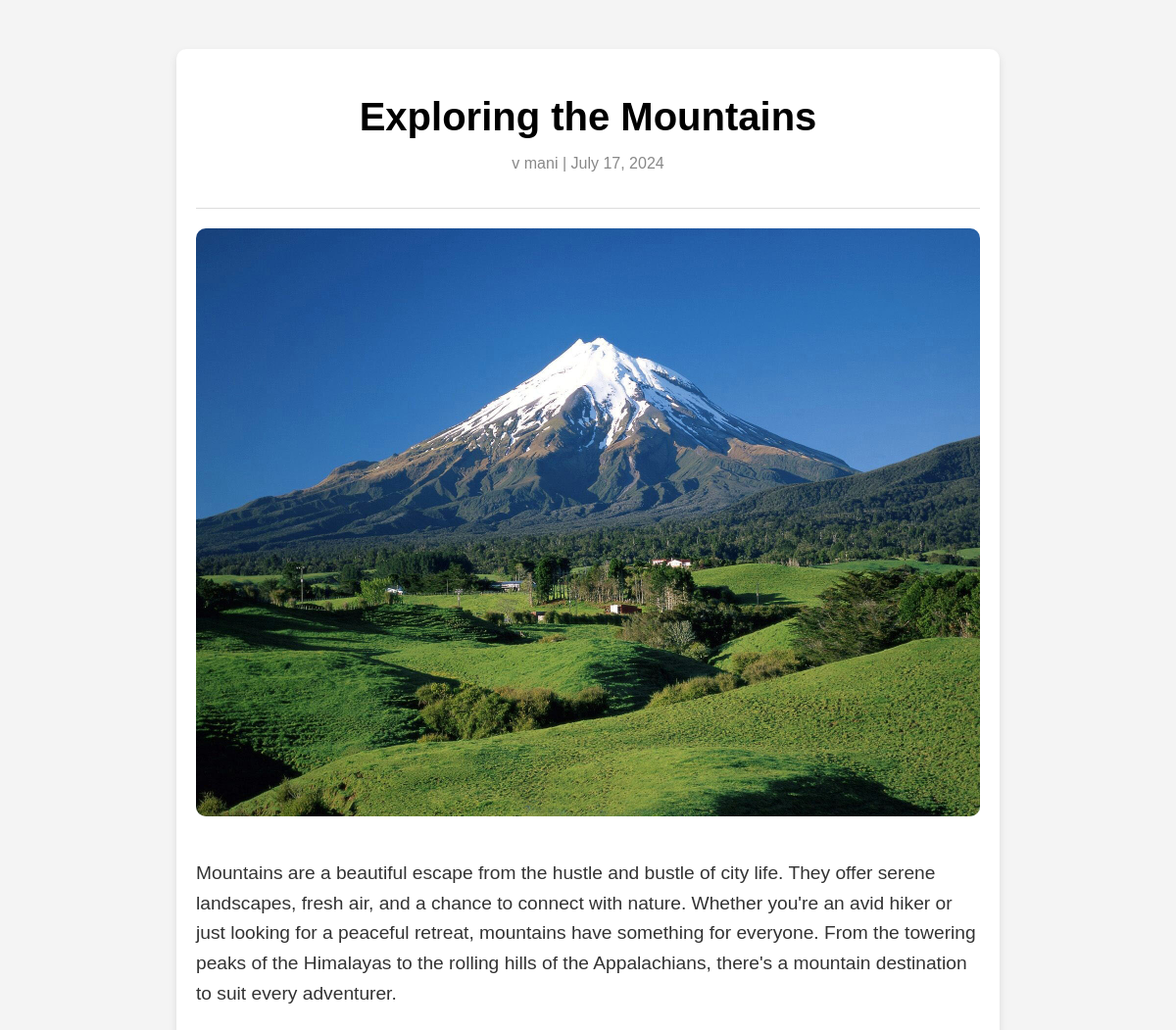
Page /posts/exploring-the-mountains on the committed database.
### blog/models.py (models this page shows)
class Post(models.Model):
    title=models.CharField(max_length=50)
    tag=models.ManyToManyField(Tag)
    author=models.ForeignKey(Author,on_delete=models.CASCADE)
    image=models.ImageField(upload_to='photos', height_field=None, width_field=None, max_length=None)
    date=models.DateField(auto_now=False, auto_now_add=False)
    content=models.TextField()
    slug=models.SlugField()
    def __str__(self):
        return self.title

class Author(models.Model):
    first_name=models.CharField(max_length=50)
    last_name=models.CharField(max_length=50)
    def name(self):
        return f'{self.first_name} {self.last_name}'
    def __str__(self) -> str:
        return self.name()

### blog/views.py (the view)
# urls.py: path('posts/<slug:slug>',views.post_details,name='post_details'),
def post_details(request,slug):
    post=Post.objects.get(slug=slug)
    print(post)
    return render(request,'blog.html',{'post':post})

### blog/templates/blog.html (shortened to what this page needs)
{% load static %}
<!DOCTYPE html>
<html lang="en">
<head>
    <link rel="stylesheet" href={% static "blog.css" %}>
</head>
<body>
    <div class="blog-container">
        <div class="blog-header">
            <h1 class="blog-title">{{post.title}}</h1>
            <p class="blog-meta">{{post.author}} | {{post.date}}</p>
        </div>
        <div class="blog-image">
            <img src={{post.image.url}} alt="Mountains">
        </div>
        <div class="blog-content">
            <p>
                {{post.content}}
            </p>
        </div>
    </div>
</body>
</html>

### blog/static/blog.css (style rules this page uses)
body { font-family: 'Arial', sans-serif; margin: 0; padding: 0; background-color: #f4f4f4; }
.blog-container { width: 90%; max-width: 800px; margin: 50px auto; background-color: white; border-radius: 10px; box-shadow: 0 4px 8px rgba(0,0,0,0.1); padding: 20px; }
.blog-header { text-align: center; border-bottom: 1px solid #ddd; padding-bottom: 20px; }
.blog-title { font-size: 2.5em; margin-bottom: 10px; }
.blog-meta { font-size: 1em; color: #888; }
.blog-image img { width: 100%; height: auto; border-radius: 10px; margin: 20px 0; }
.blog-content { font-size: 1.2em; line-height: 1.6; color: #333; }
.blog-content p { margin-bottom: 20px; }

### rows in the picture
Post: title "Exploring the Mountains", author "v mani", date "July 17, 2024", image (picture), content "Mountains are a beautiful escape from the hustle and bustle of city life. They offer serene landscapes, fresh air, and a chance to connect with nature. Whether you're an avid hiker or just looking for a peaceful retreat, mountains have something for everyone. From the towering peaks of the Himalayas to the rolling hills of the Appalachians, there's a mountain destination to suit every adventurer."
